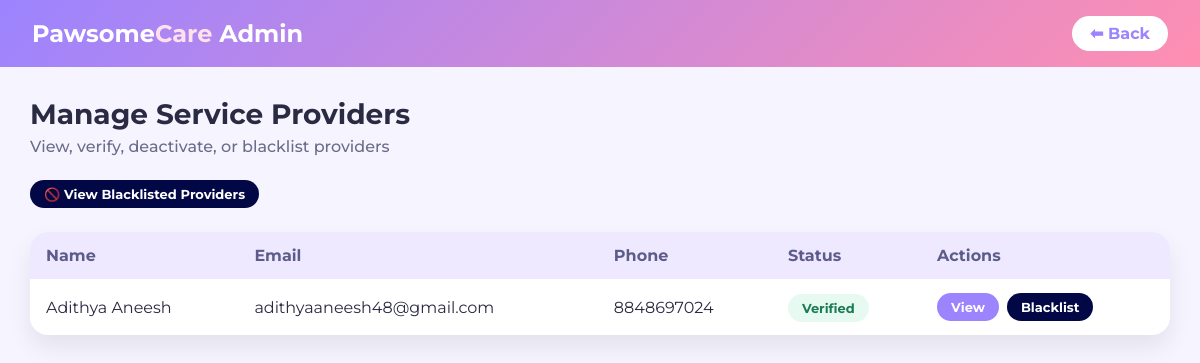
The app's page /provider_manage/ with its own data.
### PetCare/models.py (models this page shows, shortened)
class ServiceProvider(models.Model):
    PROVIDER_TYPE = (
        ('individual', 'Individual'),
        ('organization', 'Organization / Company'),
    )
    ID_TYPE = (
        ('aadhaar', 'Aadhaar'),
        ('pan', 'PAN'),
        ('passport', 'Passport'),
    )
    user = models.OneToOneField(Profile, on_delete=models.CASCADE)
    full_name = models.CharField(max_length=100,null=True,blank=True)
    phone_number = models.CharField(max_length=15,null=True,blank=True)
    provider_type = models.CharField(max_length=20, choices=PROVIDER_TYPE,null=True,blank=True)
    bio = models.TextField(null=True,blank=True)
    city = models.CharField(max_length=50,null=True,blank=True)
    address = models.TextField(null=True,blank=True)
    pincode = models.CharField(max_length=10,null=True,blank=True)
    latitude = models.CharField(max_length=50,null=True,blank=True)
    longitude = models.CharField(max_length=50,null=True,blank=True)
    travel_distance = models.PositiveIntegerField(null=True,blank=True)
    services = models.JSONField(null=True,blank=True)  # store selected services
    id_type = models.CharField(max_length=20, choices=ID_TYPE,null=True,blank=True)
    id_number = models.CharField(max_length=50,unique=True,null=True,blank=True,help_text="Government ID number")
    id_proof = models.FileField(upload_to='providers/id/',null=True,blank=True)
    grooming_certificate = models.FileField(upload_to='providers/certificates/',null=True,blank=True)
    vet_license = models.FileField(upload_to='providers/certificates/',null=True,blank=True)
    training_certificate = models.FileField(upload_to='providers/certificates/',null=True,blank=True)
    organization_registration = models.FileField(upload_to='providers/certificates/',null=True,blank=True)
    is_verified = models.BooleanField(default=False)

class Profile(models.Model):
    user = models.OneToOneField(User,on_delete=models.CASCADE)
    ROLE_CHOICES = (
        ('customer','Customer'),
        ('service_providers','Service Providers')
    )
    role = models.CharField(max_length=50,choices=ROLE_CHOICES,default='customer')

### PetCare/views.py (the view)
# urls.py: path('provider_manage/',views.provider_manage,name='provider_manage'),
def provider_manage(request):
    providers = ServiceProvider.objects.filter(is_verified = True)
    return render(request,'admin/provider_manage.html',{'providers':providers})

### PetCare/templates/admin/provider_manage.html (shortened to what this page needs)
{% load static %}
<!DOCTYPE html>
<html lang="en">
<head>
    <link rel="stylesheet" href="{% static 'css/admin/provider_manage.css' %}">
</head>
<body>
<nav class="admin-navbar">
    <h2 class="logo">Pawsome<span>Care</span> Admin</h2>
    <a href="{% url 'admin_home' %}" class="back-btn">⬅ Back</a>
</nav>
<div class="container">
    <h1>Manage Service Providers</h1>
    <p class="subtitle">View, verify, deactivate, or blacklist providers</p>
    <div class="top-actions">
        <a href="{% url 'blacklist' %}" class="btn danger">
            🚫 View Blacklisted Providers
        </a>
    </div>
    <div class="table-wrapper">
        <table>
            <thead>
                <tr>
                    <th>Name</th>
                    <th>Email</th>
                    <th>Phone</th>
                    <th>Status</th>
                    <th>Actions</th>
                </tr>
            </thead>
            <tbody>
                {% for provider in providers %}
                <tr>
                    <td>{{ provider.full_name }}</td>
                    <td>{{ provider.user.user.email }}</td>
                    <td>{{ provider.phone_number }}</td>
                    <td>
                        {% if provider.is_blacklisted %}
                            <span class="status blacklisted">Blacklisted</span>
                        {% elif provider.is_verified %}
                            <span class="status verified">Verified</span>
                        {% else %}
                            <span class="status pending">Pending</span>
                        {% endif %}
                    </td>
                    <td class="actions">
                        <a href="#" class="btn view">
                            View
                        </a>
                        <a href="{% url 'blacklist_provider' provider.id %}" class="btn danger">
                            Blacklist
                        </a>
                    </td>
                </tr>
                {% empty %}
                <tr>
                    <td colspan="5" class="empty">No service providers found</td>
                </tr>
                {% endfor %}
            </tbody>
        </table>
    </div>
</div>
</body>
</html>

### PetCare/static/css/admin/provider_manage.css (style rules this page uses)
* { margin: 0; padding: 0; box-sizing: border-box; font-family: 'Montserrat', sans-serif; }
body { background: #F6F5FF; color: #2A2A42; }
.admin-navbar { background: linear-gradient(135deg, #9C84FF, #FF8FB1); padding: 16px 32px; display: flex; justify-content: space-between; align-items: center; color: white; }
.logo span { color: #FFE1EC; }
.back-btn { background: white; color: #9C84FF; padding: 8px 18px; border-radius: 20px; font-weight: 700; text-decoration: none; transition: 0.3s; }
.container { padding: 30px; }
h1 { font-size: 28px; margin-bottom: 6px; }
.subtitle { font-weight: 500; color: #6b6b8a; margin-bottom: 24px; }
.table-wrapper { background: white; border-radius: 18px; box-shadow: 0 12px 25px rgba(0,0,0,0.08); overflow-x: auto; }
table { width: 100%; border-collapse: collapse; }
thead { background: #EEE9FF; }
th, td { padding: 14px 16px; text-align: left; }
th { font-weight: 700; color: #5c5c8a; }
.status { padding: 6px 14px; border-radius: 20px; font-size: 13px; font-weight: 700; }
.status.verified { background: #E7FAF1; color: #1c7c54; }
.actions { display: flex; gap: 8px; }
.btn { padding: 6px 14px; border-radius: 20px; font-size: 13px; font-weight: 700; text-decoration: none; transition: 0.3s; color: white; }
.btn.view { background: #9C84FF; }
.btn.danger { background: #020846; }
.top-actions { margin: 16px 0 24px; }
.top-actions .btn { display: inline-block; }

### records on screen
ServiceProvider: full_name "Adithya Aneesh", user.user.email "adithyaaneesh48@gmail.com", phone_number "8848697024", is_verified "Verified"
